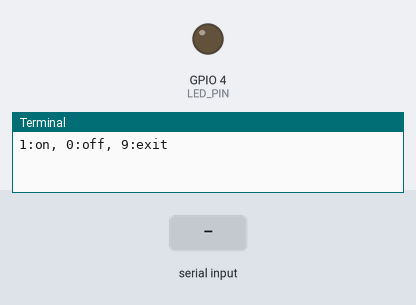
Simulated run of this program. Board: Raspberry Pi (BCM pin numbers). Parts: output pins drawn as LEDs (lit = HIGH), the last lines printed to the terminal. Inputs (shaded band) come from the test bench.

Above: at 1.2 s.
1.3 s: "1" typed at the terminal, then Enter
At 2.4 s:
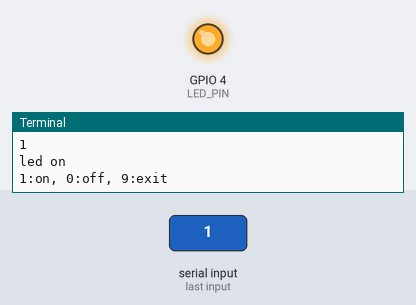
2.8 s: "0" typed at the terminal, then Enter
At 3.6 s:
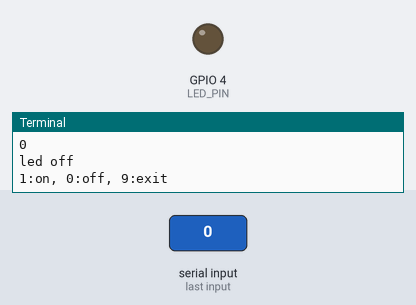
Timing chart, 0 to 5.8 s (numbered marks = the images above; inputs shaded):
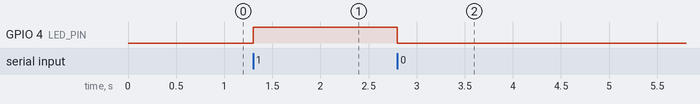

The program:

led_blink_input.py
```python
import RPi.GPIO as GPIO
import time

LED_PIN = 4
GPIO.setmode(GPIO.BCM)
GPIO.setup(LED_PIN, GPIO.OUT)
while True:
    val = input("1:on, 0:off, 9:exit")
    if val == '1' :
        GPIO.output(LED_PIN, GPIO.HIGH)
        print("led on")
    elif val == '0' :
        GPIO.output(LED_PIN,GPIO.LOW)
        print("led off")
    elif val == '9' :
        break
GPIO.output(LED_PIN,GPIO.LOW)
GPIO.cleanup()
print("clean up and exit")
```

Measured:
- after the input at 1.3 s, GPIO 4 (LED_PIN): LOW → HIGH at once
- after the input at 2.8 s, GPIO 4 (LED_PIN): HIGH → LOW at once
